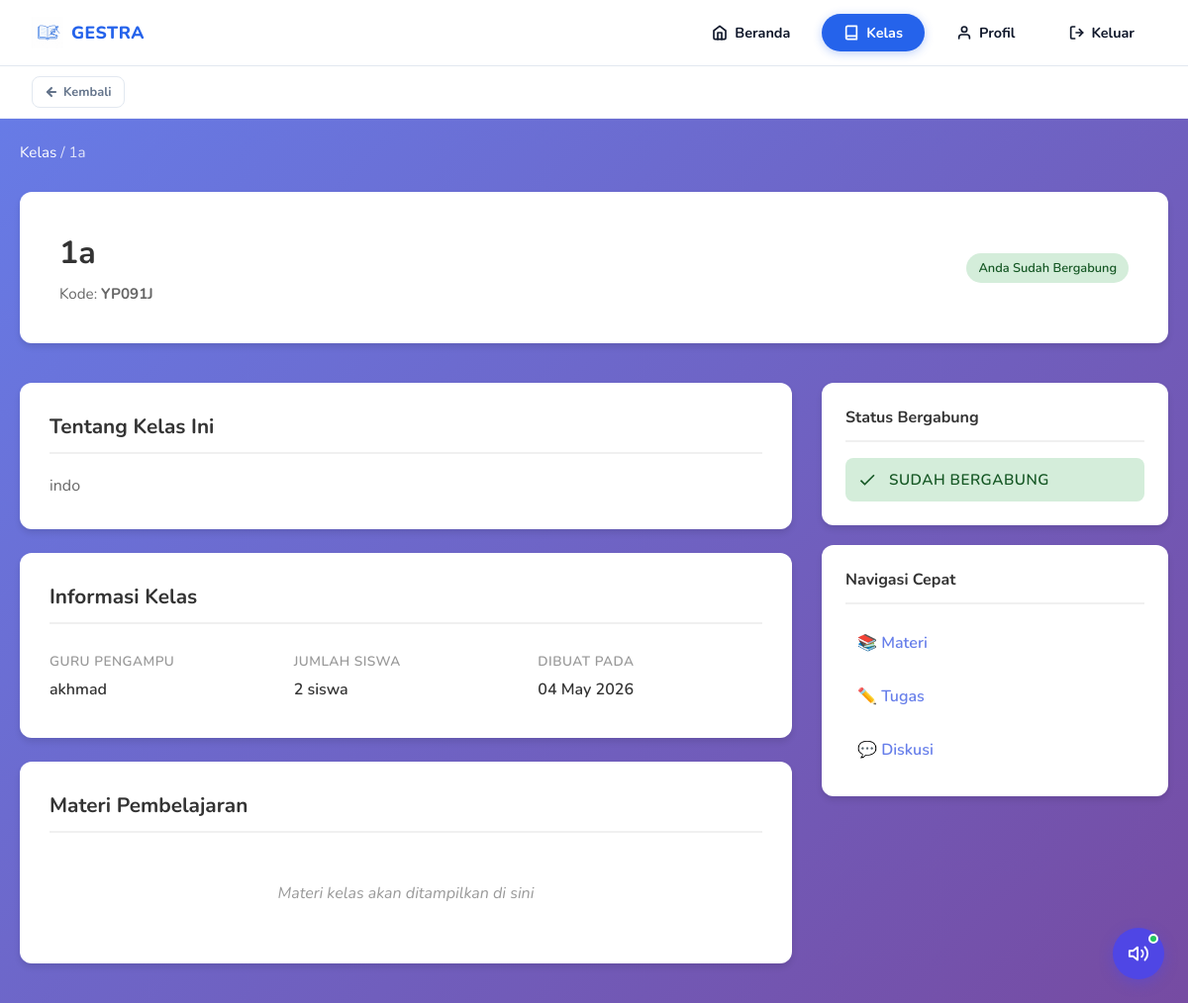
The app's page /kelas/5/detail (signed in) with its own data.
### app/models/kelas.py (models this page shows)
class Kelas(Base):
    __tablename__ = "kelas"
    id = Column(Integer, primary_key=True, index=True)
    nama_kelas = Column(String, index=True)
    deskripsi = Column(Text)
    guru_id = Column(Integer, ForeignKey("users.id"))
    kode_kelas = Column(String, unique=True, index=True)
    dibuat_pada = Column(DateTime, default=datetime.utcnow)
    guru = relationship("User")
    enrollments = relationship("Enrollment", back_populates="kelas", cascade="all, delete-orphan")

### app/models/user.py (models this page shows)
class User(Base):
    __tablename__ = "users"
    id = Column(Integer, primary_key=True, index=True)
    nama = Column(String, index=True)
    email = Column(String, unique=True, index=True)
    password = Column(String)
    role = Column(String, default="murid") # "murid" or "guru"
    foto_profil = Column(String, default="/static/assets/images/mascot.png")

### app/routes/kelas.py (the view)
@router.get("/{kelas_id}/detail", response_class=HTMLResponse)
async def detail_kelas_page(
    request: Request,
    kelas_id: int,
    db: Session = Depends(get_db)
):
    user = get_current_user(request, db)
    if not user:
        return RedirectResponse(url="/login")
    kelas = get_kelas_by_id(db, kelas_id)
    if not kelas:
        return templates.TemplateResponse(
            request=request,
            name="error.html",
            context={"message": "Kelas tidak ditemukan"}
        )
    sudah_bergabung = check_siswa_di_kelas(db, kelas_id, user.id)
    guru = None
    if kelas.guru_id:
        from app.models.user import User
        guru = db.query(User).filter(User.id == kelas.guru_id).first()
    siswa_list = get_siswa_di_kelas(db, kelas_id)
    return templates.TemplateResponse(
        request=request,
        name="detail-kelas.html",
        context={
            "user": user,
            "kelas": kelas,
            "sudah_bergabung": sudah_bergabung,
            "guru": guru,
            "jumlah_siswa": len(siswa_list)
        }
    )

### app/templates/detail-kelas.html (shortened to what this page needs)
{% extends "layout.html" %}
{% block body_class %}detail-kelas-page{% endblock %}
{% block navbar %}
<nav class="navbar">
  <a href="/beranda" class="navbar-brand">
    <img src="{{ url_for('static', path='assets/images/logo.png') }}" alt="Logo GESTRA" />
    <span>GESTRA</span>
  </a>
  <div class="navbar-nav">
    <a href="/beranda" class="nav-btn">
      <svg viewBox="0 0 24 24" fill="none" stroke="currentColor" stroke-width="2.5" stroke-linecap="round" stroke-linejoin="round">
        <path d="M3 9l9-7 9 7v11a2 2 0 0 1-2 2H5a2 2 0 0 1-2-2z"/>
        <polyline points="9 22 9 12 15 12 15 22"/>
      </svg>
      Beranda
    </a>
    <a href="/kelas/daftar" class="nav-btn active">
      <svg viewBox="0 0 24 24" fill="none" stroke="currentColor" stroke-width="2.5" stroke-linecap="round" stroke-linejoin="round">
        <path d="M4 19.5A2.5 2.5 0 0 1 6.5 17H20"/>
        <path d="M6.5 2H20v20H6.5A2.5 2.5 0 0 1 4 19.5v-15A2.5 2.5 0 0 1 6.5 2z"/>
      </svg>
      Kelas
    </a>
    <a href="/profil" class="nav-btn">
      <svg viewBox="0 0 24 24" fill="none" stroke="currentColor" stroke-width="2.5" stroke-linecap="round" stroke-linejoin="round">
        <path d="M20 21v-2a4 4 0 0 0-4-4H8a4 4 0 0 0-4 4v2"/>
        <circle cx="12" cy="7" r="4"/>
      </svg>
      Profil
    </a>
    <a href="/logout" class="nav-btn nav-logout">
      <svg viewBox="0 0 24 24" fill="none" stroke="currentColor" stroke-width="2.5" stroke-linecap="round" stroke-linejoin="round">
        <path d="M10 3H6a2 2 0 0 0-2 2v14a2 2 0 0 0 2 2h4"/>
        <polyline points="17 17 22 12 17 7"/>
        <line x1="12" y1="12" x2="22" y2="12"/>
      </svg>
      Keluar
    </a>
  </div>
</nav>
{% endblock %}
{% block extra_css %}
<link rel="stylesheet" href="{{ url_for('static', path='css/kelas.css') }}" />
{% endblock %}
{% block content %}
<div class="top-toolbar">
  <a href="javascript:history.back()" class="reusable-back-btn">
    <svg viewBox="0 0 24 24" fill="none" stroke="currentColor" stroke-linecap="round" stroke-linejoin="round">
      <line x1="19" y1="12" x2="5" y2="12"></line>
      <polyline points="12 19 5 12 12 5"></polyline>
    </svg>
    Kembali
  </a>
</div>
<main class="detail-kelas-container" style="padding-top: 0;">
  <div class="breadcrumb">
    <a href="/kelas/daftar">Kelas</a>
    <span>/</span>
    <span>{{ kelas.nama_kelas }}</span>
  </div>
  <header class="detail-header">
    <div class="detail-header-content">
      <h1>{{ kelas.nama_kelas }}</h1>
      <p class="kode-kelas">Kode: <strong>{{ kelas.kode_kelas }}</strong></p>
    </div>
    {% if sudah_bergabung %}
    <span class="badge badge-success">Anda Sudah Bergabung</span>
    {% else %}
    <form method="POST" action="/kelas/{{ kelas.id }}/bergabung" style="display: inline;">
      <button type="submit" class="btn btn-primary btn-bergabung">Bergabung ke Kelas</button>
    </form>
    {% endif %}
  </header>
  <div class="detail-content">
    <section class="main-content">
      <card class="info-card">
        <h2>Tentang Kelas Ini</h2>
        <p class="deskripsi-text">{{ kelas.deskripsi }}</p>
      </card>
      <card class="info-card">
        <h2>Informasi Kelas</h2>
        <div class="info-grid">
          <div class="info-item">
            <span class="label">Guru Pengampu</span>
            <span class="value">{{ guru.nama if guru else 'Belum ditentukan' }}</span>
          </div>
          <div class="info-item">
            <span class="label">Jumlah Siswa</span>
            <span class="value">{{ jumlah_siswa }} siswa</span>
          </div>
          <div class="info-item">
            <span class="label">Dibuat Pada</span>
            <span class="value">{{ kelas.dibuat_pada.strftime('%d %B %Y') }}</span>
          </div>
        </div>
      </card>
      {% if sudah_bergabung %}
      <card class="info-card">
        <h2>Materi Pembelajaran</h2>
        <p class="placeholder-text">Materi kelas akan ditampilkan di sini</p>
      </card>
      {% endif %}
    </section>
    <aside class="sidebar">
      <div class="sidebar-card">
        <h3>Status Bergabung</h3>
        {% if sudah_bergabung %}
        <div class="status-badge status-bergabung">
          <svg viewBox="0 0 24 24" fill="currentColor">
            <path d="M9 16.17L4.83 12l-1.42 1.41L9 19 21 7l-1.41-1.41L9 16.17z"/>
          </svg>
          <span>Sudah Bergabung</span>
        </div>
        {% endif %}
      </div>
      <div class="sidebar-card">
        <h3>Navigasi Cepat</h3>
        <ul class="nav-list">
          {% if sudah_bergabung %}
          <li><a href="/kelas/{{ kelas.id }}/materi" class="nav-link">📚 Materi</a></li>
          <li><a href="/kelas/{{ kelas.id }}/tugas" class="nav-link">✏️ Tugas</a></li>
          <li><a href="/kelas/{{ kelas.id }}/diskusi" class="nav-link">💬 Diskusi</a></li>
          {% else %}
          <li><span class="nav-link disabled">📚 Materi (Bergabunglah untuk akses)</span></li>
          <li><span class="nav-link disabled">✏️ Tugas (Bergabunglah untuk akses)</span></li>
          <li><span class="nav-link disabled">💬 Diskusi (Bergabunglah untuk akses)</span></li>
          {% endif %}
        </ul>
      </div>
    </aside>
  </div>
</main>
{% endblock %}

### app/static/css/global.css (style rules this page uses)
:root { --blue-50: #EFF6FF; --blue-100: #DBEAFE; --blue-200: #BFDBFE; --blue-300: #93C5FD; --blue-400: #60A5FA; --blue-500: #3B82F6; --blue-600: #2563EB; --blue-700: #1D4ED8; --blue-800: #1E40AF; --gray-50: #F8FAFC; --gray-100: #F1F5F9; --gray-200: #E2E8F0; --gray-300: #CBD5E1; --gray-400: #94A3B8; --gray-500: #64748B; --gray-700: #334155; --gray-900: #0F172A; --white: #FFFFFF; --radius-sm: 8px; --radius-md: 14px; --radius-lg: 20px; --radius-xl: 28px; --shadow-sm: 0 1px 3px rgba(0, 0, 0, .08), 0 1px 2px rgba(0, 0, 0, .06); --shadow-md: 0 4px 16px rgba(37, 99, 235, .10); --shadow-lg: 0 8px 32px rgba(37, 99, 235, .14); --transition: all .22s ease; --font: 'Nunito', sans-serif; }
*, *::before, *::after { box-sizing: border-box; margin: 0; padding: 0; }
html { scroll-behavior: smooth; }
body { font-family: var(--font); background-color: var(--gray-50); color: var(--gray-900); min-height: 100vh; -webkit-font-smoothing: antialiased; }
img { max-width: 100%; display: block; }
a { text-decoration: none; color: inherit; }
.navbar { display: flex; align-items: center; justify-content: space-between; padding: 14px 32px; background: var(--white); border-bottom: 1.5px solid var(--gray-200); position: sticky; top: 0; z-index: 100; }
.navbar-brand { display: flex; align-items: center; gap: 8px; text-decoration: none; }
.navbar-brand img { width: 32px; height: 32px; object-fit: contain; }
.navbar-brand span { font-size: 1.1rem; font-weight: 800; color: var(--blue-600); letter-spacing: .5px; }
.navbar-nav { display: flex; gap: 10px; align-items: center; }
.nav-btn { display: flex; align-items: center; gap: 7px; padding: 9px 22px; border-radius: 50px; font-size: .9rem; font-weight: 700; transition: var(--transition); text-decoration: none; }
.nav-btn.active { background: var(--blue-600); color: var(--white); box-shadow: 0 2px 10px rgba(37, 99, 235, .30); }
.nav-btn svg { width: 16px; height: 16px; }
.reusable-back-btn { display: inline-flex; align-items: center; gap: 5px; padding: 6px 12px; background: transparent; border: 1px solid var(--gray-200); border-radius: 8px; color: var(--gray-500); font-weight: 700; font-size: 0.8rem; text-decoration: none; transition: var(--transition); width: fit-content; }
.reusable-back-btn svg { width: 14px; height: 14px; stroke-width: 3.5; }
.top-toolbar { background: var(--white); border-bottom: 1px solid var(--gray-100); padding: 10px 32px; display: flex; align-items: center; justify-content: flex-start; margin-bottom: 24px; }
.status-badge { padding: 5px 14px; border-radius: 50px; font-size: 0.72rem; font-weight: 800; text-transform: uppercase; letter-spacing: 0.5px; }

### app/templates/detail-kelas.html (style rules this page uses)
card { display: block; }

### records on screen
Kelas: nama_kelas "1a", kode_kelas "YP091J", deskripsi "indo", dibuat_pada "04 May 2026"
User: nama "akhmad"

### other values on screen
{{ jumlah_siswa }} "2"
